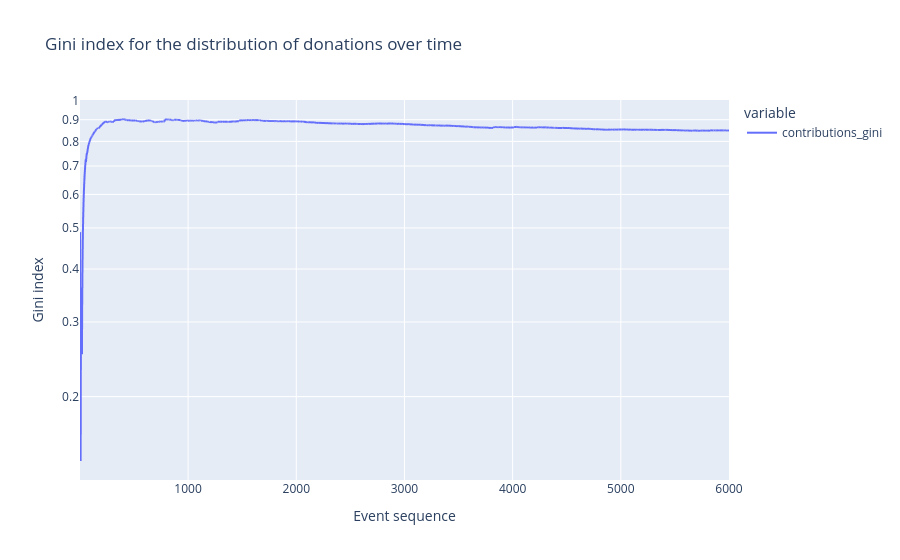

The code cell stored with this chart in its notebook:
### Markdown cell above
#### Gini index

### Code cell
contribs_total_donation = lambda contribs: ineq.gini([contrib['amount'] for contrib in contribs]) / len(contribs)
contrib_per_time = df.contributions.iloc[1:].map(contribs_total_donation)
contrib_per_time.name = 'contributions_gini'
fig_df = contrib_per_time.reset_index()

title = 'Gini index for the distribution of donations over time'

x_col = 'timestep'
y_cols = ['contributions_gini']

labels = {'value': 'Gini index',
          'timestep': 'Event sequence'}

options = {'x': x_col,
           'y': y_cols,
           'title': title,
           'labels': labels,
           'log_y': True}

fig = px.line(fig_df, **options)

fig.show()

### Figure 1 — Plotly figure (JSON) as saved in the notebook; plotly's stock layout.template omitted (floating-point values rounded to 4 significant figures; data arrays with more than 128 entries replaced by an {"elided": "..."} marker saying what was removed)
{"data": [{"hovertemplate": "variable=contributions_gini<br>Event sequence=%{x}<br>Gini index=%{y}<extra></extra>", "legendgroup": "contributions_gini", "line": {"color": "#636efa", "dash": "solid"}, "mode": "lines", "name": "contributions_gini", "showlegend": true, "type": "scattergl", "x": {"elided": "6000 int values"}, "xaxis": "x", "y": {"elided": "6000 float values"}, "yaxis": "y"}], "layout": {"legend": {"title": {"text": "variable"}, "tracegroupgap": 0}, "title": {"text": "Gini index for the distribution of donations over time"}, "xaxis": {"anchor": "y", "domain": [0, 1], "title": {"text": "Event sequence"}}, "yaxis": {"anchor": "x", "domain": [0, 1], "title": {"text": "Gini index"}, "type": "log"}}}
